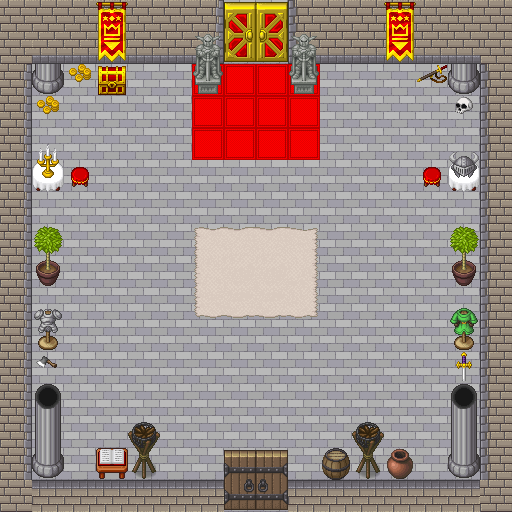

Rendered tile map (Tiled .tmx) drawn with the repository's tilesets; below, a short description and the full map source, tile grids included:
An orthogonal 16x16 tile map with 32x32 px tiles, 5 tile layers (ground, carpet, walls, decos, ...) and 23 objects (19x collision, throneroomexit, exteriorexit, player, playerexitthrone).

<map version="1.10" tiledversion="1.10.0" orientation="orthogonal" renderorder="right-down" width="16" height="16" tilewidth="32" tileheight="32" infinite="0" nextlayerid="9" nextobjectid="42">
 <tileset firstgid="1" source="[Base]BaseChip_pipo.tsx" />
 <layer id="1" name="ground" width="16" height="16">
  <data encoding="csv">
290,290,290,290,290,290,290,290,290,290,290,290,290,290,290,290,
290,290,290,290,290,290,290,290,290,290,290,290,290,290,290,290,
290,290,290,290,290,290,290,290,290,290,290,290,290,290,290,290,
290,290,290,290,290,290,290,290,290,290,290,290,290,290,290,290,
290,290,290,290,290,290,290,290,290,290,290,290,290,290,290,290,
290,290,290,290,290,290,290,290,290,290,290,290,290,290,290,290,
290,290,290,290,290,290,290,290,290,290,290,290,290,290,290,290,
290,290,290,290,290,290,290,290,290,290,290,290,290,290,290,290,
290,290,290,290,290,290,290,290,290,290,290,290,290,290,290,290,
290,290,290,290,290,290,290,290,290,290,290,290,290,290,290,290,
290,290,290,290,290,290,290,290,290,290,290,290,290,290,290,290,
290,290,290,290,290,290,290,290,290,290,290,290,290,290,290,290,
290,290,290,290,290,290,290,290,290,290,290,290,290,290,290,290,
290,290,290,290,290,290,290,290,290,290,290,290,290,290,290,290,
290,290,290,290,290,290,290,290,290,290,290,290,290,290,290,290,
290,290,290,290,290,290,290,290,290,290,290,290,290,290,290,290
</data>
 </layer>
 <layer id="3" name="carpet" width="16" height="16">
  <data encoding="csv">
0,906,0,0,0,0,0,0,0,0,0,0,0,0,906,0,
0,914,0,0,0,0,0,0,0,0,0,0,0,0,914,0,
0,922,0,0,0,0,294,294,294,294,0,0,0,0,922,0,
0,0,0,0,0,0,294,294,294,294,0,0,0,0,0,0,
0,0,0,0,0,0,294,294,294,294,0,0,0,0,0,0,
0,748,756,0,0,0,0,0,0,0,0,0,0,756,748,0,
0,0,0,0,0,0,0,0,0,0,0,0,0,0,0,0,
0,0,0,0,0,0,0,0,0,0,0,0,0,0,0,0,
0,0,0,0,0,0,0,0,0,0,0,0,0,0,0,0,
0,0,0,0,0,0,0,0,0,0,0,0,0,0,0,0,
0,0,0,0,0,0,0,0,0,0,0,0,0,0,0,0,
0,0,0,0,0,0,0,0,0,0,0,0,0,0,0,0,
0,0,0,0,0,0,0,0,0,0,0,0,0,0,0,0,
0,0,0,0,0,0,0,0,0,0,0,0,0,0,0,0,
0,922,0,747,916,0,0,0,0,0,0,916,0,0,922,0,
0,0,0,0,0,0,0,0,0,0,0,0,0,0,0,0
</data>
 </layer>
 <layer id="2" name="walls" width="16" height="16">
  <data encoding="csv">
450,450,450,450,450,450,451,645,646,449,450,450,450,450,450,450,
450,458,458,458,458,458,459,653,654,457,458,458,458,458,458,450,
451,0,0,0,0,0,0,0,0,0,0,0,0,0,0,449,
451,0,0,0,0,0,0,0,0,0,0,0,0,0,0,449,
451,0,0,0,0,0,0,0,0,0,0,0,0,0,0,449,
451,0,0,0,0,0,0,0,0,0,0,0,0,0,0,449,
451,0,0,0,0,0,0,0,0,0,0,0,0,0,0,449,
451,0,0,0,0,0,0,0,0,0,0,0,0,0,0,449,
451,0,0,0,0,0,0,0,0,0,0,0,0,0,0,449,
451,0,0,0,0,0,0,0,0,0,0,0,0,0,0,449,
451,0,0,0,0,0,0,0,0,0,0,0,0,0,0,449,
451,0,0,0,0,0,0,0,0,0,0,0,0,0,0,449,
451,0,0,0,0,0,0,0,0,0,0,0,0,0,0,449,
451,0,0,0,0,0,0,0,0,0,0,0,0,0,0,449,
451,0,0,0,0,0,0,0,0,0,0,0,0,0,0,449,
450,3221225930,3221225930,3221225930,3221225930,3221225930,3221225930,649,650,3221225930,3221225930,3221225930,3221225930,3221225930,3221225930,450
</data>
 </layer>
 <layer id="4" name="decos" width="16" height="16">
  <data encoding="csv">
0,0,0,829,0,0,0,0,0,0,0,0,829,0,0,0,
0,0,0,837,0,0,909,0,0,909,0,0,837,0,0,0,
0,0,995,863,0,0,917,0,0,917,0,0,0,1053,0,0,
0,995,0,0,0,0,0,0,0,0,0,0,0,0,1055,0,
0,0,0,0,0,0,0,0,0,0,0,0,0,0,0,0,
0,1005,0,0,0,0,0,0,0,0,0,0,0,0,1025,0,
0,0,0,0,0,0,0,0,0,0,0,0,0,0,0,0,
0,0,0,0,0,0,838,839,839,840,0,0,0,0,0,0,
0,920,0,0,0,0,846,847,847,848,0,0,0,0,920,0,
0,0,0,0,0,0,854,855,855,856,0,0,0,0,0,0,
0,1041,0,0,0,0,0,0,0,0,0,0,0,0,1042,0,
0,1054,0,0,0,0,0,0,0,0,0,0,0,0,1061,0,
0,0,0,0,0,0,0,0,0,0,0,0,0,0,0,0,
0,0,0,0,0,0,0,0,0,0,0,0,0,0,0,0,
0,0,0,954,0,0,0,0,0,0,876,0,860,0,0,0,
0,0,0,0,0,0,0,0,0,0,0,0,0,0,0,0
</data>
 </layer>
 <layer id="8" name="top" width="16" height="16">
  <data encoding="csv">
0,0,0,0,0,0,0,0,0,0,0,0,0,0,0,0,
0,0,0,0,0,0,0,0,0,0,0,0,0,0,0,0,
0,0,0,0,0,0,0,0,0,0,0,0,0,0,0,0,
0,0,0,0,0,0,0,0,0,0,0,0,0,0,0,0,
0,997,0,0,0,0,0,0,0,0,0,0,0,0,1017,0,
0,0,0,0,0,0,0,0,0,0,0,0,0,0,0,0,
0,0,0,0,0,0,0,0,0,0,0,0,0,0,0,0,
0,912,0,0,0,0,0,0,0,0,0,0,0,0,912,0,
0,0,0,0,0,0,0,0,0,0,0,0,0,0,0,0,
0,1033,0,0,0,0,0,0,0,0,0,0,0,0,1034,0,
0,0,0,0,0,0,0,0,0,0,0,0,0,0,0,0,
0,0,0,0,0,0,0,0,0,0,0,0,0,0,0,0,
0,906,0,0,0,0,0,0,0,0,0,0,0,0,906,0,
0,914,0,0,908,0,0,0,0,0,0,908,0,0,914,0,
0,0,0,0,0,0,0,641,642,0,0,0,0,0,0,0,
0,0,0,0,0,0,0,0,0,0,0,0,0,0,0,0
</data>
 </layer>
 <objectgroup id="5" name="collisions" class="collision">
  <object id="1" type="collision" x="0" y="0" width="512" height="64" />
  <object id="2" type="collision" x="0" y="64" width="32" height="448" />
  <object id="3" type="collision" x="480" y="64" width="32" height="448" />
  <object id="4" type="collision" x="32" y="480" width="448" height="32" />
  <object id="7" type="collision" x="96" y="64" width="32" height="32" />
  <object id="8" type="collision" x="192" y="64" width="32" height="32" />
  <object id="9" type="collision" x="288" y="64" width="32" height="32" />
  <object id="11" type="collision" x="32" y="160" width="64" height="32" />
  <object id="12" type="collision" x="416" y="160" width="64" height="32" />
  <object id="13" type="collision" x="32" y="256" width="32" height="32" />
  <object id="14" type="collision" x="448" y="256" width="32" height="32" />
  <object id="15" type="collision" x="32" y="320" width="32" height="32" />
  <object id="16" type="collision" x="448" y="320" width="32" height="32" />
  <object id="17" type="collision" x="32" y="64" width="32" height="32" />
  <object id="18" type="collision" x="448" y="64" width="32" height="32" />
  <object id="19" type="collision" x="32" y="448" width="32" height="32" />
  <object id="20" type="collision" x="448" y="448" width="32" height="32" />
  <object id="21" type="collision" x="96" y="448" width="64" height="32" />
  <object id="22" type="collision" x="320" y="448" width="96" height="32" />
  <object id="31" name="throneroomexit" x="224.871" y="54.824" width="61.3285" height="20.4428" />
  <object id="32" name="exteriorexit" x="223.013" y="465.539" width="65.0454" height="19.5136" />
 </objectgroup>
 <objectgroup id="6" name="player">
  <object id="28" name="player" x="253.677" y="124.515">
   <point />
  </object>
  <object id="41" name="playerexitthrone" x="254.606" y="378.192">
   <point />
  </object>
 </objectgroup>
</map>
